Frame 1 (no input): blank canvas, image omitted
Frame 60 (the mouse pressed at the canvas centre just before this capture): blank canvas, image omitted
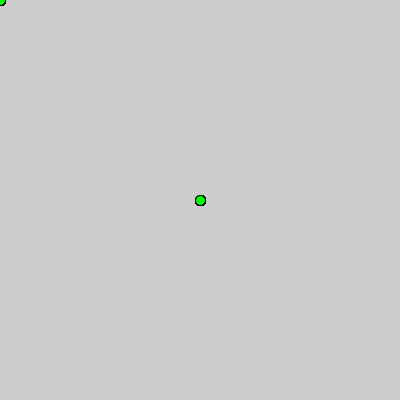
Frame 120 (the mouse held since frame 60 and released just before this capture)

The Processing sketch whose frames 1 and 60 were blank and that drew this single picture after the mouse press (run headless with seeded random() and noise(); from frame 60 on, the mouse is pressed at the canvas centre):

// Processing sketch: condicional_2
// ── condicional_2.pde
float tam;
float posX, posY;

void setup() {
  size(400, 400);
  tam = 100;
}

void draw() {
  posX = mouseX;
  posY = mouseY;
  
  if (mousePressed && keyPressed) {
    fill(255,0,0);
    tam = 100;
  } else {
    fill(0,255,0);
    tam = 10;
  }
  ellipse(posX, posY, tam ,tam);
}
